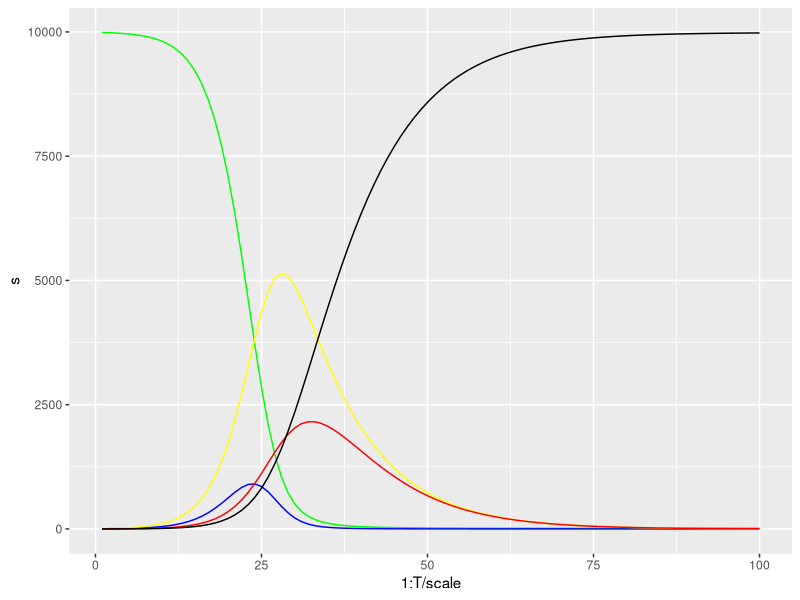

Here is the R script that generated this plot:
library("ggplot2")

#parametrs
c <- 3
b <- 0.2
a <- 1
g <- 0.1
w <- 0.2

#inital conditions
S0 <- 9990
E0 <- 10
I0 <- 0
M0 <- 0
R0 <- 0


S_ <-  function(S,E,I,M,R){
  return ((-c)*b * (I/(S+E+I+M+R))*S)
}

E_ <- function(S,E,I,M,R){
  return ((c*b * (I/(S+E+I+M+R)*S)) -(a*E))
}

I_ <- function(E,I){
  return( (a*E) - (g*I))
}

M_ <- function(I,M){
  return( (g*I) - (w*M))
}

R_ <- function(M){
  return(M*w)
}



s <- c()
e <- c()
i <-c()
m <- c()
r <- c()

t = 1
T = 100
scale = 1

for (k in 1:T){
  s <- c(s,S0 + S_(S0,E0,I0,M0,R0)*t)

  e <- c(e,E0 + E_(S0,E0,I0,M0,R0)*t)

  i <- c(i,I0 + I_(E0,I0)*t)

  m <- c(m,M0 + M_(I0,M0)*t)

  r <- c(r,R0 + R_(M0)*t)

  k1 = S0
  k2 = E0
  k3 = I0
  k4 = M0
  k5 = R0

  S0 <- S0 + S_(k1,k2,k3,k4,k5)*t
  E0 <- E0 + E_(k1,k2,k3,k4,k5)*t
  I0 <- I0 + I_(k2,k3)*t
  M0 <- M0 + M_(k3,k4)*t
  R0 <- R0 + R_(k4)*t

}



ggplot()+geom_line(aes(1:T/scale,s), color = "green")+
  geom_line(aes(1:T / scale,e), color = "blue")+
  geom_line(aes(1:T / scale,i), color = "yellow")+
  geom_line(aes(1:T/scale,m), color = "red")+
  geom_line(aes(1:T/scale ,r))



df <- data.frame(s,e,i,m,r)

round_df <- function(df, digits) {
  nums <- vapply(df, is.numeric, FUN.VALUE = logical(1))

  df[,nums] <- round(df[,nums], digits = digits)

  (df)
}

df = round_df(df, digits=3)





